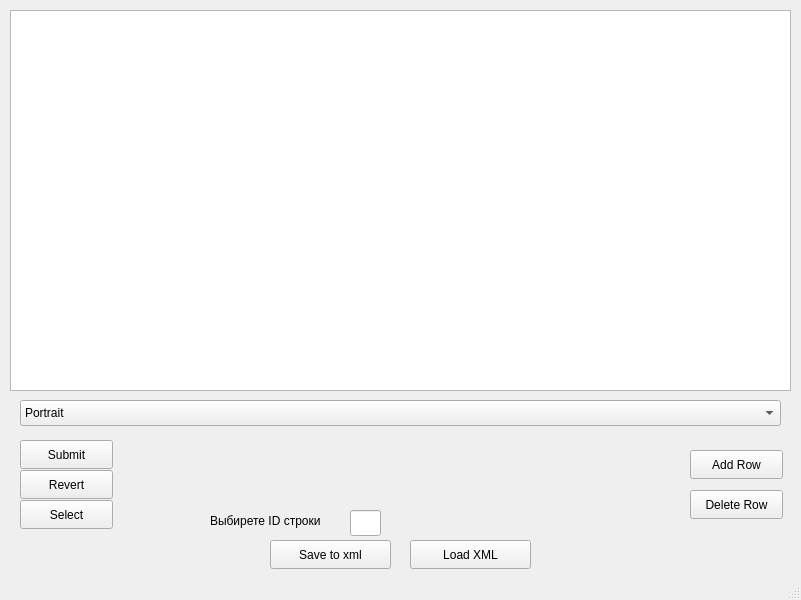
<?xml version="1.0" encoding="UTF-8"?>
<ui version="4.0">
 <class>MainWindow</class>
 <widget class="QMainWindow" name="MainWindow">
  <property name="geometry">
   <rect>
    <x>0</x>
    <y>0</y>
    <width>801</width>
    <height>600</height>
   </rect>
  </property>
  <property name="windowTitle">
   <string>SQL_READER</string>
  </property>
  <widget class="QWidget" name="centralwidget">
   <widget class="QPushButton" name="btnAdd">
    <property name="geometry">
     <rect>
      <x>690</x>
      <y>450</y>
      <width>93</width>
      <height>29</height>
     </rect>
    </property>
    <property name="text">
     <string>Add Row</string>
    </property>
   </widget>
   <widget class="QComboBox" name="comboBox">
    <property name="geometry">
     <rect>
      <x>20</x>
      <y>400</y>
      <width>761</width>
      <height>26</height>
     </rect>
    </property>
    <item>
     <property name="text">
      <string>Portrait</string>
     </property>
    </item>
    <item>
     <property name="text">
      <string>Term</string>
     </property>
    </item>
    <item>
     <property name="text">
      <string>Term Shingles</string>
     </property>
    </item>
   </widget>
   <widget class="QTableView" name="tableView">
    <property name="geometry">
     <rect>
      <x>10</x>
      <y>10</y>
      <width>781</width>
      <height>381</height>
     </rect>
    </property>
   </widget>
   <widget class="QPushButton" name="btnDelete">
    <property name="geometry">
     <rect>
      <x>690</x>
      <y>490</y>
      <width>93</width>
      <height>29</height>
     </rect>
    </property>
    <property name="text">
     <string>Delete Row</string>
    </property>
   </widget>
   <widget class="QPushButton" name="pushButton">
    <property name="geometry">
     <rect>
      <x>20</x>
      <y>440</y>
      <width>93</width>
      <height>29</height>
     </rect>
    </property>
    <property name="text">
     <string>Submit</string>
    </property>
   </widget>
   <widget class="QPushButton" name="pushButton_2">
    <property name="geometry">
     <rect>
      <x>20</x>
      <y>470</y>
      <width>93</width>
      <height>29</height>
     </rect>
    </property>
    <property name="text">
     <string>Revert</string>
    </property>
   </widget>
   <widget class="QPushButton" name="pushButton_3">
    <property name="geometry">
     <rect>
      <x>20</x>
      <y>500</y>
      <width>93</width>
      <height>29</height>
     </rect>
    </property>
    <property name="text">
     <string>Select</string>
    </property>
   </widget>
   <widget class="QPushButton" name="btnSave">
    <property name="geometry">
     <rect>
      <x>270</x>
      <y>540</y>
      <width>121</width>
      <height>29</height>
     </rect>
    </property>
    <property name="text">
     <string>Save to xml</string>
    </property>
   </widget>
   <widget class="QPushButton" name="btnLoad">
    <property name="geometry">
     <rect>
      <x>410</x>
      <y>540</y>
      <width>121</width>
      <height>29</height>
     </rect>
    </property>
    <property name="text">
     <string>Load XML</string>
    </property>
   </widget>
   <widget class="QLineEdit" name="lineEdit">
    <property name="enabled">
     <bool>true</bool>
    </property>
    <property name="geometry">
     <rect>
      <x>350</x>
      <y>510</y>
      <width>31</width>
      <height>26</height>
     </rect>
    </property>
   </widget>
   <widget class="QLabel" name="label">
    <property name="geometry">
     <rect>
      <x>210</x>
      <y>510</y>
      <width>141</width>
      <height>21</height>
     </rect>
    </property>
    <property name="text">
     <string>Выбирете ID строки</string>
    </property>
   </widget>
  </widget>
  <widget class="QStatusBar" name="statusbar"/>
 </widget>
 <resources/>
 <connections/>
</ui>
